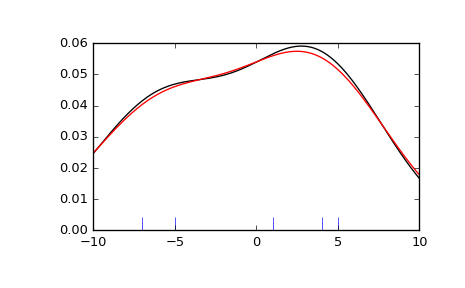

The script that drew this image:
from scipy import stats
import matplotlib.pyplot as plt

x1 = np.array([-7, -5, 1, 4, 5], dtype=np.float)
kde1 = stats.gaussian_kde(x1)
kde2 = stats.gaussian_kde(x1, bw_method='silverman')

fig = plt.figure()
ax = fig.add_subplot(111)

ax.plot(x1, np.zeros(x1.shape), 'b+', ms=20)  # rug plot
x_eval = np.linspace(-10, 10, num=200)
ax.plot(x_eval, kde1(x_eval), 'k-', label="Scott's Rule")
ax.plot(x_eval, kde2(x_eval), 'r-', label="Silverman's Rule")

plt.show()
